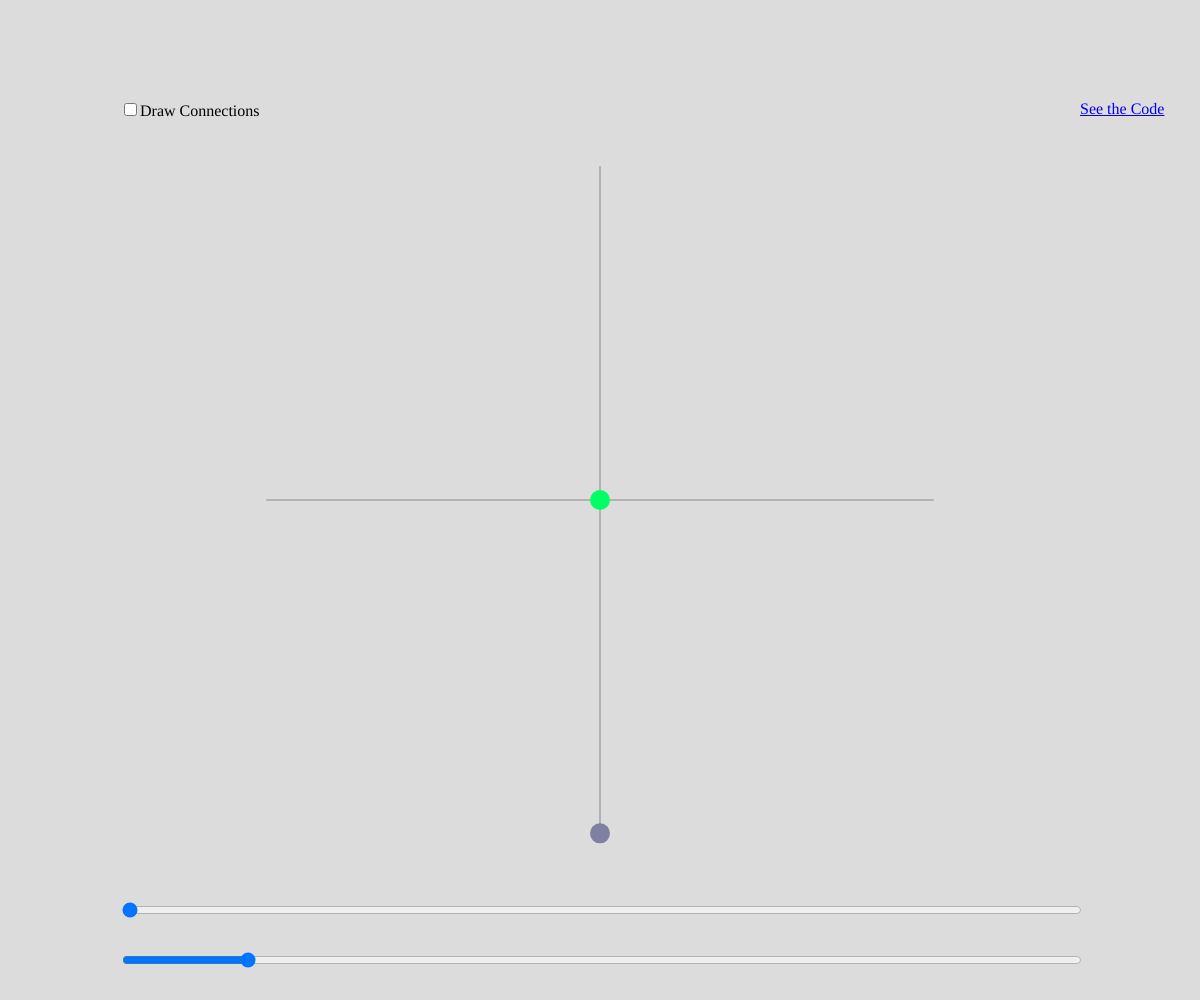
Frame 1 (no input)
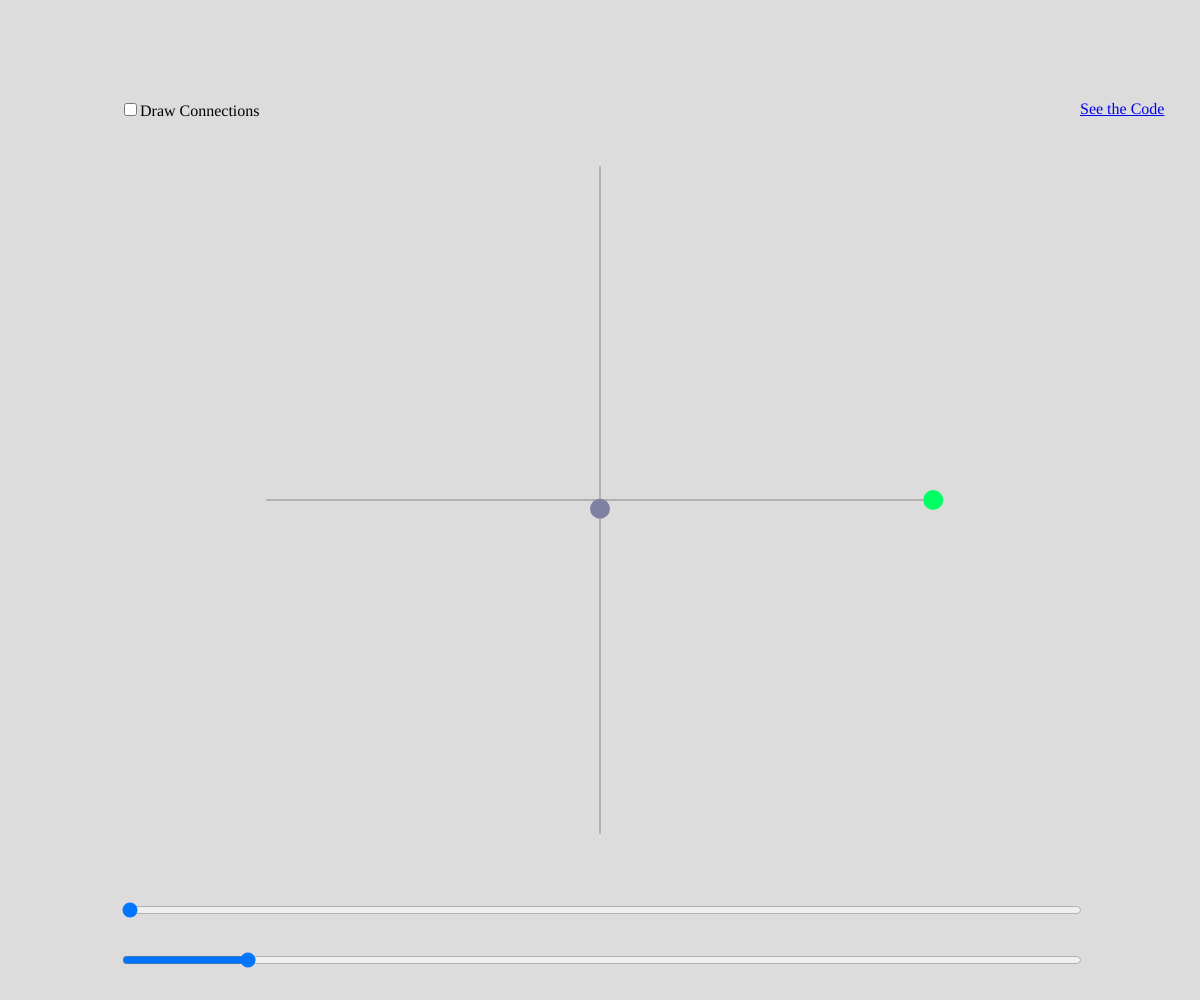
Frame 60 (no input)
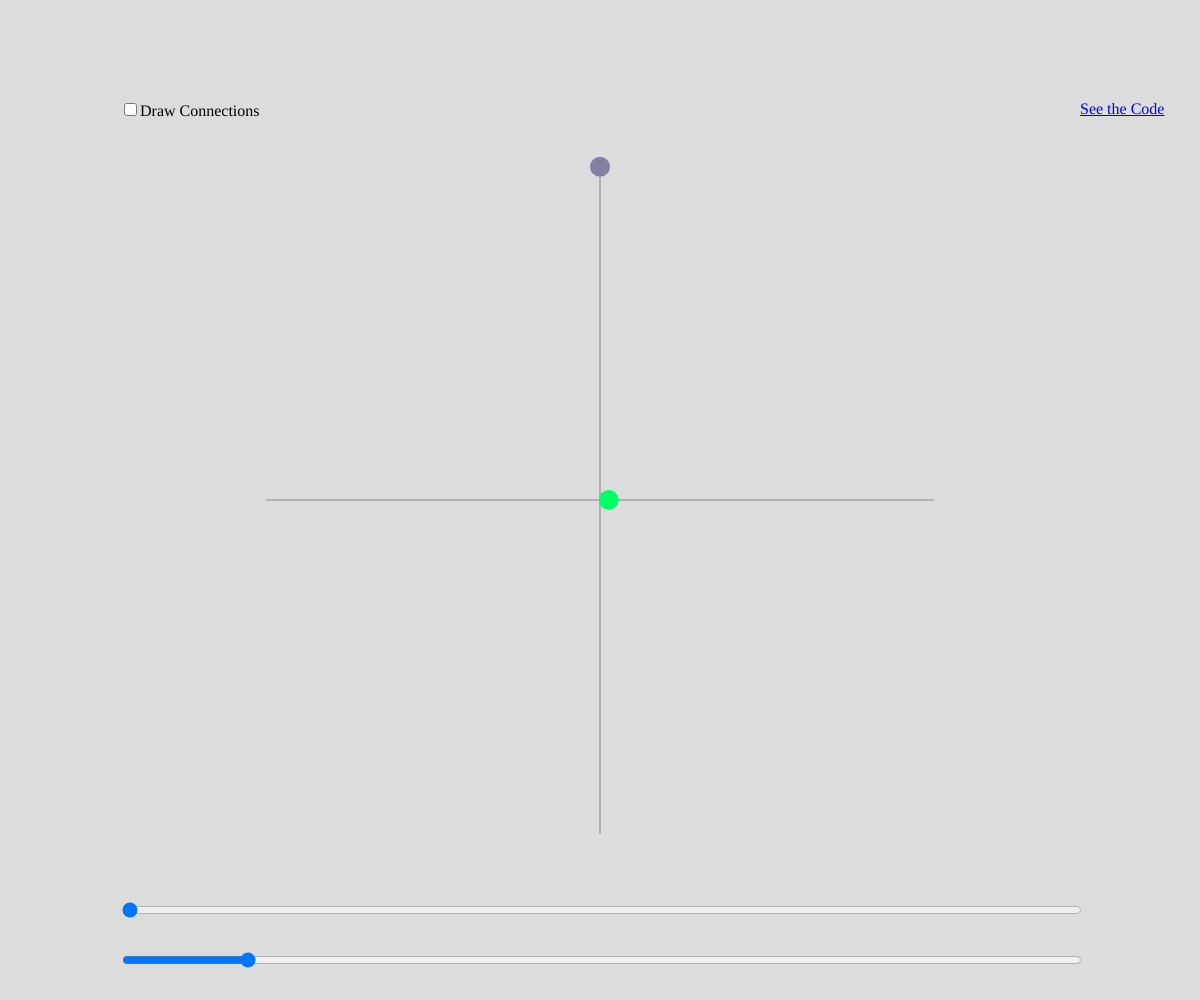
Frame 120 (the mouse pressed at the canvas centre since frame 60)

The p5.js sketch that drew these frames (run headless with seeded random() and noise() and a simulated clock; from frame 60 on, the mouse is pressed at the canvas centre):

// p5.js sketch
// ── sketch.js
let dotNum = 2;
let speed = 0.01;
let ticker = 0;

let numSlider, speedSlider;
let connectBox;

let codeLink;


function setup() {
  createCanvas(windowWidth, windowHeight);

  numSlider = createSlider(2, 30, 2, 1);
  numSlider.position(width / 10, height - height / 10);
  numSlider.style("width", width - width / 5 + "px");
  // console.log(numSlider);

  speedSlider = createSlider(0, PI / 15, PI / 120, 0);
  speedSlider.position(width / 10, height - height / 20);
  speedSlider.style("width", width - width / 5 + "px");

  connectBox = createCheckbox("Draw Connections", false);
  connectBox.position(width / 10, height / 10);

  codeLink = createElement('a', "<a href=\"https://editor.p5js.org/PotatoProgramming/sketches/r9TRHbx7T\">See the Code</a>");
  codeLink.position(width - width/10, height/10);
}

function draw() {
  resizeCanvas(windowWidth, windowHeight);
  numSlider.position(width / 10, height - height / 10);
  numSlider.style("width", width - width / 5 + "px");
  speedSlider.position(width / 10, height - height / 20);
  speedSlider.style("width", width - width / 5 + "px");
  connectBox.position(width / 10, height / 10);
  codeLink.position(width - width/10, height/10);

  background(220);
  dotNum = numSlider.value();
  speed = speedSlider.value();


  drawTrig(dotNum, ticker, connectBox.checked());
  ticker += speed;
}


function drawTrig(num, timestep, drawConnections = false) {

  let amplitude = 1;

  if (width <= height) {
    amplitude = width / 3;
  } else {
    amplitude = height / 3;
  }

  let offsetBase = PI / num;

  push();
  translate(width / 2, height / 2);

  for (let i = 0; i < num; i++) {
    let offset = offsetBase * i;
    let x = cos(offset) * amplitude;
    let y = sin(offset) * amplitude;

    strokeWeight(0.5);
    stroke(50);
    line(-x, -y, x, y);
  }

  let points = [];
  for (let i = 0; i < num; i++) {
    let offset = offsetBase * i;
    let mag = sin(offset + timestep) * amplitude;
    let pos = p5.Vector.fromAngle(offset).mult(mag);
    points.push(pos);
  }

  if (drawConnections === true) {
    for (let i = 0; i < num; i++) {

      stroke(19, 40, 158);
      strokeWeight(1.5);
      if (i < num - 1) {
        line(points[i].x, points[i].y, points[i + 1].x, points[i + 1].y);
      } else {
        line(points[i].x, points[i].y, points[0].x, points[0].y);
      }

    }
  }

  for (let i = 0; i < num; i++) {
    let offset = offsetBase * i;

    noStroke();
    let r = map(offset, 0, PI, 0, 255);
    let g = map(offset, 0, PI, 255, 0);
    let b = map(offset, 0, PI, 100, 225);
    fill(r, g, b);
    circle(points[i].x, points[i].y, 20);
  }

  pop();

}
